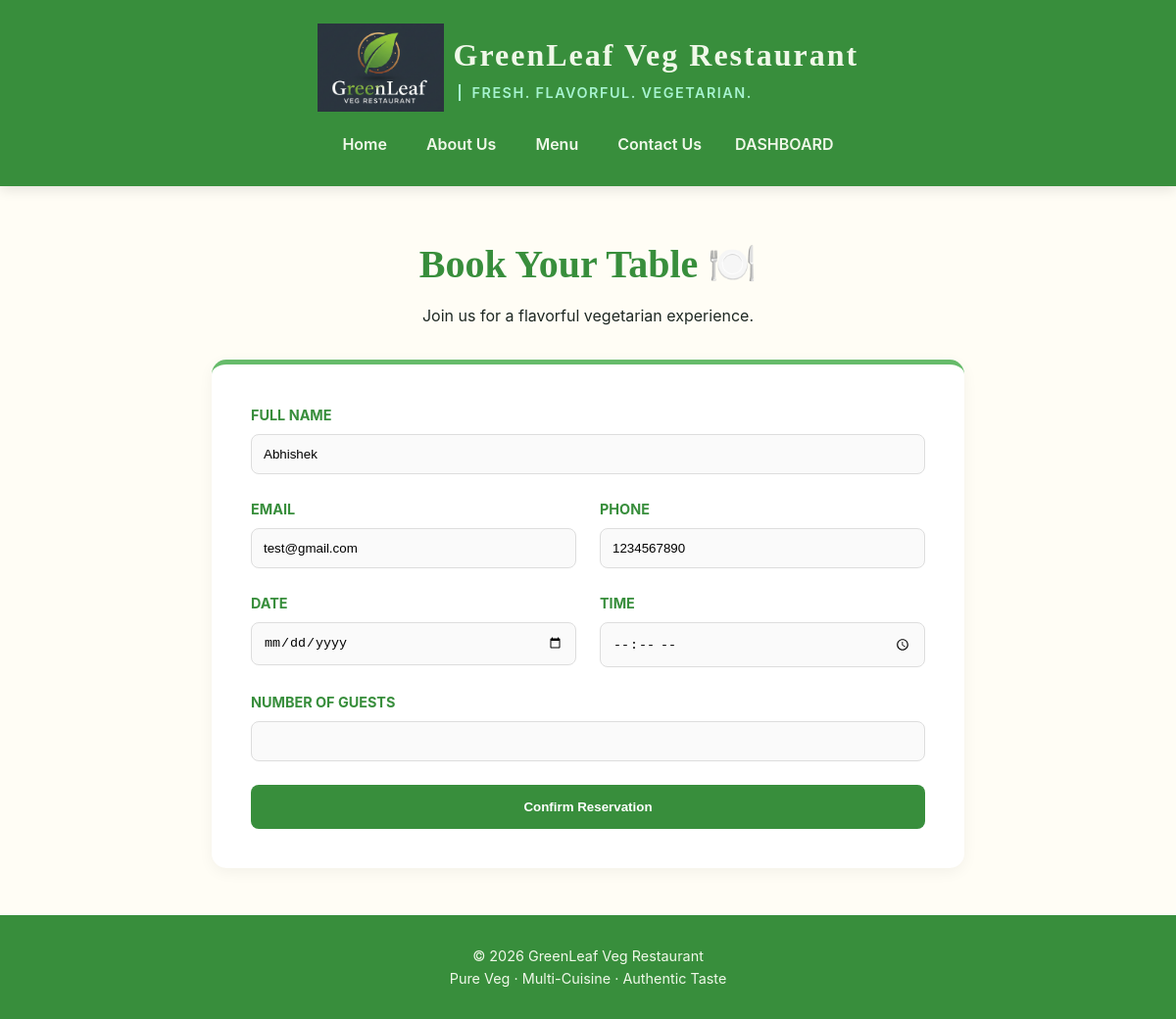
Screenshot of /reservation.php (signed in) with the database file from the repository.
### tables this page shows
CREATE TABLE `users` (
  `user_id` int(11) NOT NULL,
  `full_name` varchar(100) NOT NULL,
  `email` varchar(100) NOT NULL,
  `phone` varchar(20) NOT NULL,
  `password` varchar(255) NOT NULL,
  `role` enum('guest','admin') DEFAULT 'guest',
  `created_at` timestamp NOT NULL DEFAULT current_timestamp()
);

### reservation.php (the view, shortened to what this page needs)
<?php
require 'config.php';
$user_id = $_SESSION['user_id'];
$stmt = $dbh->prepare("SELECT full_name, email, phone FROM users WHERE user_id = ?");
$stmt->execute([$user_id]);
$user = $stmt->fetch();
?>
<!DOCTYPE html>
<html lang="en">
<head>
    <link rel="stylesheet" href="assets/css/index-styles.css" type="text/css">
    <link rel="stylesheet" href="assets/css/reservation-styles.css" type="text/css">
</head>
<body>
    <?php include 'header.php'; ?>
    <div class="reservation-wrapper">
        <header class="page-intro">
            <h1 class="main-title">Book Your Table 🍽️</h1>
            <p class="subtitle">Join us for a flavorful vegetarian experience.</p>
        </header>
        <main class="form-container">
            <form method="post" class="reservation-form">
                <div class="form-group">
                    <label for="name">Full Name</label>
                    <input type="text" id="name" name="name" placeholder="Enter your name" value="<?php echo htmlspecialchars($user['full_name']); ?>" required>
                </div>
                <div class="form-row">
                    <div class="form-group">
                        <label for="email">Email</label>
                        <input type="email" id="email" name="email" placeholder="email@example.com" value="<?php echo htmlspecialchars($user['email']); ?>" required>
                    </div>
                    <div class="form-group">
                        <label for="phone">Phone</label>
                        <input type="tel" id="phone" name="phone" placeholder="Phone number" value="<?php echo htmlspecialchars($user['phone']); ?>" required>
                    </div>
                </div>
                <div class="form-row">
                    <div class="form-group">
                        <label for="date">Date</label>
                        <input type="date" id="date" name="date" min="<?php echo date('Y-m-d'); ?>" required>
                    </div>
                    <div class="form-group">
                        <label for="time">Time</label>
                        <input type="time" id="time" name="time" required>
                    </div>
                </div>
                <div class="form-group">
                    <label for="guests">Number of Guests</label>
                    <input type="number" id="guests" name="guests" required min="1" max="20">
                </div>
                <button type="submit" id="reserveBtn" class="submit-btn">
                    <span id="btnText">Confirm Reservation</span>
                </button>
            </form>
        </main>
    </div>
    <?php include 'footer.php'; ?>
</body>
</html>

### assets/css/index-styles.css (style rules this page uses)
* { margin: 0; padding: 0; box-sizing: border-box; }
:root { --color-text-dark: #1f2924; --color-text-light: #f0f8e9; --color-background-main: #fffdf5; --color-primary-green: #388e3c; --color-accent-green: #66bb6a; --color-gold: #ffb300; --font-display: 'Playfair Display', serif; --font-body: 'Inter', sans-serif; }
body { font-family: var(--font-body); background-color: var(--color-background-main); color: var(--color-text-dark); line-height: 1.6; overflow-x: hidden; }

### assets/css/reservation-styles.css (style rules this page uses)
* { box-sizing: border-box; }
.reservation-wrapper { width: 100%; max-width: 800px; margin: 0 auto; padding: 3rem 1rem; text-align: center; }
.page-intro { margin-bottom: 2rem; }
.main-title { font-family: var(--font-display); font-size: 2.5rem; color: var(--color-primary-green); margin-bottom: 0.5rem; }
.form-container { background: #ffffff; padding: 2.5rem; border-radius: 15px; box-shadow: 0 4px 15px rgba(0, 0, 0, 0.05); text-align: left; border-top: 5px solid var(--color-accent-green); }
.form-row { display: flex; flex-wrap: wrap; gap: 1.5rem; }
.form-row .form-group { flex: 1 1 250px; }
.form-group { margin-bottom: 1.5rem; }
.form-group label { display: block; font-weight: 700; color: var(--color-primary-green); margin-bottom: 0.5rem; font-size: 0.9rem; text-transform: uppercase; }
.form-group input { width: 100%; padding: 12px; border: 1px solid #ddd; border-radius: 8px; background-color: #fafafa; }
.submit-btn { width: 100%; padding: 15px; background-color: var(--color-primary-green); color: white; border: none; border-radius: 8px; font-weight: 700; cursor: pointer; transition: 0.3s; }

### rows the page displays
users: name "Abhishek", email "test@gmail.com", phone "1234567890"
